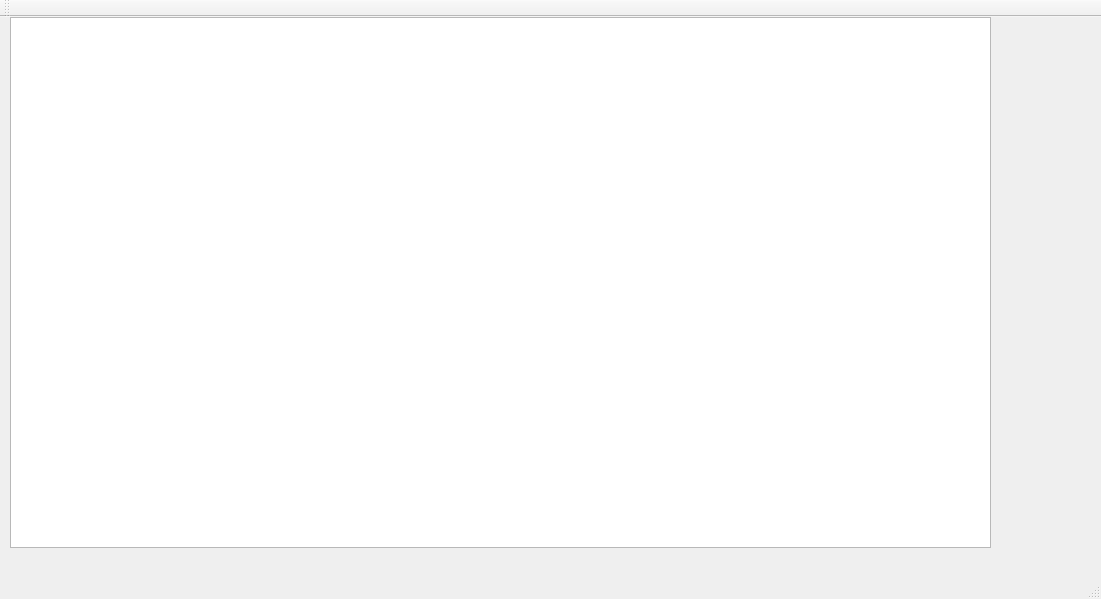
<?xml version="1.0" encoding="UTF-8"?>
<ui version="4.0">
 <class>MainWindow</class>
 <widget class="QMainWindow" name="MainWindow">
  <property name="geometry">
   <rect>
    <x>0</x>
    <y>0</y>
    <width>1101</width>
    <height>599</height>
   </rect>
  </property>
  <property name="windowTitle">
   <string>MainWindow</string>
  </property>
  <widget class="QWidget" name="centralWidget">
   <widget class="QGraphicsView" name="graphicsView">
    <property name="geometry">
     <rect>
      <x>10</x>
      <y>0</y>
      <width>981</width>
      <height>531</height>
     </rect>
    </property>
   </widget>
  </widget>
  <widget class="QMenuBar" name="menuBar">
   <property name="geometry">
    <rect>
     <x>0</x>
     <y>0</y>
     <width>1101</width>
     <height>27</height>
    </rect>
   </property>
  </widget>
  <widget class="QToolBar" name="mainToolBar">
   <attribute name="toolBarArea">
    <enum>TopToolBarArea</enum>
   </attribute>
   <attribute name="toolBarBreak">
    <bool>false</bool>
   </attribute>
  </widget>
  <widget class="QStatusBar" name="statusBar"/>
 </widget>
 <layoutdefault spacing="6" margin="11"/>
 <resources/>
 <connections/>
</ui>
